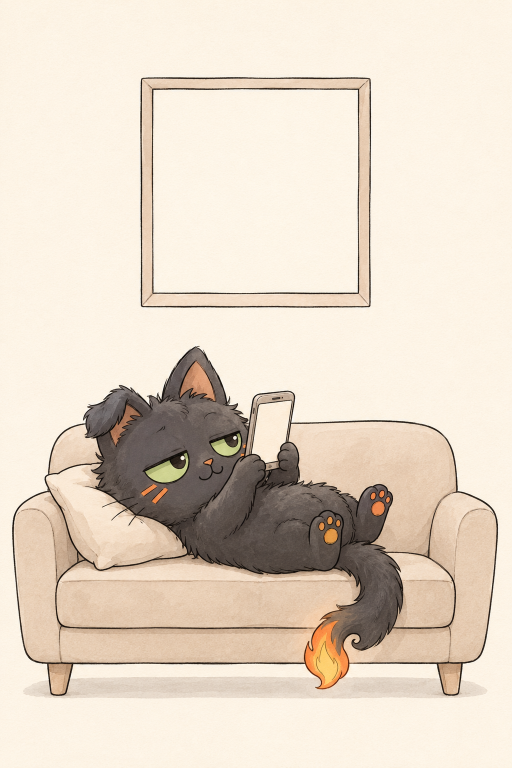
#> input picture videos/22_minutka/reel/gen/p1_hook.png, 1024 x 1536 px, given in place of p1_hook_x2.png, which was not available (shown at 1/2 size)
$ python kit_night.py
#> lines starting #> are read from the running program, lines starting #| are printed output that depends on the picture; after the words box and inside, x2 and y2 are one past the last pixel; in counts of white or black regions, pixels touching at a corner belong together
### scripts/anim.py
"""Движение внутри рисунка рилса (25.10, слово владельца: «сильное движение, а не только эффект камеры… профессионально,
не на коленке»). Сцена рилса — модуль videos/NN/reel/anim/<имя>.py со своими слоями и ключами; этот модуль — общее:

- кривые и пружины: cubic-bezier как в After Effects (`bezier`), падение под тяжестью (`gravity`), затухающая пружина
  (`spring`) для отскока и успокоения — числа движения берутся из физики, а не подбором;
- ключи (`Track`): значение по ключевым кадрам, у каждого отрезка своя кривая;
- рисунок на двойках (`on_twos`): рисованное меняется 12 раз в секунду, камера рилса идёт 30 — главный признак
  рисованной анимации (так уже живёт кукла, DOLL_FPS);
- слой (`Layer`): RGBA-вырезка с точкой опоры; ставится поворотом, сдвигом и сжатием вдоль своей оси — фон под ним не
  растягивается (пробник v3 тянул кусок картинки вокруг предмета: «резина»);
- смаз (`smear`): только у движущегося слоя, вдоль скорости, с чётким передним краем — как смаз-кадр аниматора,
  а не среднее нескольких кадров всей картинки (v3: мутное двойное пятно);
- штрихи удара тушью (`impact_strokes`): сужаются к концам, как линия пера, у каждого рисунка чуть свои.

Сцена отдаёт `frame(t, ctx) -> (картинка исходника ×2, камера)`; камера — поправка к окну плана reel.py
(сдвиг, наезд, поворот), её считает сцена: удар, задержка на ударе, тряска — это реакция на событие рисунка.
"""
import math
import importlib.util
import os

import cv2
import numpy as np

DRAW_FPS = 12


def on_twos(t, fps=DRAW_FPS):
    return math.floor(t * fps + 1e-6) / fps


def clamp01(u):
    return 0.0 if u < 0 else 1.0 if u > 1 else u


def bezier(p1x, p1y, p2x, p2y):
    """cubic-bezier(p1x, p1y, p2x, p2y) — та же кривая, что в CSS и After Effects. Возвращает u -> значение."""
    # [9 lines left out: function f, not called in this run]
    return f


LINEAR = lambda u: clamp01(u)                       # noqa: E731
EASE_OUT = bezier(0.22, 1.0, 0.36, 1.0)              # быстрый вход, долгое торможение (ease-out-quint)
EASE_IN = bezier(0.55, 0.0, 1.0, 0.45)               # разгон
EASE_IO = bezier(0.65, 0.0, 0.35, 1.0)
SNAP = bezier(0.16, 1.0, 0.3, 1.0)                    # резкий наезд камеры: 80% пути за первую треть


# [14 lines left out: functions gravity, spring, not called in this run]


class Track:
    """Значение по ключам: [(t, значение, кривая отрезка до следующего ключа)]. Значение — число или кортеж."""

    def __init__(self, keys):
        self.keys = sorted(keys, key=lambda k: k[0])

    # [11 lines left out: function __call__, not called in this run]


class Layer:
    """Вырезка RGBA (float32, альфа 0..1) с точкой опоры в своих координатах."""

    # [17 lines left out: functions __init__, cut, not called in this run]

    def home(self):
        """Точка опоры слоя на рисунке в покое."""
        return self.origin + self.pivot

    # [93 lines left out: functions matrix, draw, _smear, stroke, _vhash, vnoise, not called in this run]


# ПРАВИЛО 28 (владелец 03.11): влёт камеры на 0 с — мощный, красивый, динамичный, ПО УМОЛЧАНИЮ у каждой сцены хука.
# Эталон — рилс 17 «Пашешь, а итог ноль?» (владелец: «пусть это видео будет эталоном… минимум такое приближение… не
# байт в байт, а чтобы одинаковым не было по шаблону… то, что было в старых рилсах, такого никогда не должно быть»).
# Поэтому: (1) прежний мягкий влёт рилсов 08–16 (18 % за 0,25 с, −1,1°, без размытия) из кода удалён — любой вызов
# hook_cam даёт влёт не слабее эталона; (2) у каждого рилса свои параметры: число u ∈ [0, 1] берётся из времени удара
# сцены (своё у каждой озвучки), и каждый параметр идёт от значения эталона (u = 0) только в сторону сильнее, плюс свой
# боковой занос и сторона поворота. Минимум = рилс 17: влёт с 40 % дальше за 0,22 с, перелёт 5 %, поворот 3°,
# размытие движения, второй удар камерой +8 % на ударном слоге.
HOOK28_MIN = dict(zoom=0.40, snap=0.22, over=0.05, roll=3.0, kick=0.08, kick_roll=1.4, freq=1.8, blur=0.5)
HOOK28_MAX = dict(zoom=0.50, snap=0.18, over=0.07, roll=4.2, kick=0.11, kick_roll=2.0, freq=2.2, blur=0.6)
HOOK28_ROLL_SEC, HOOK28_BLUR_MAX, HOOK28_DRIFT = 0.3, 0.07, (60, 40)


# [50 lines left out: functions hook28_params, _hook28_zoom, zoom_blur, hook_cam, not called in this run]


# Рисунок хука двигается сам с первого кадра (владелец 26.10, рилс 08: лента листается уже на первом кадре; в 06 швабра
# начинала дрожать только с 0,15 с). Мера — доля пикселей рисунка, изменившихся между 0 и 0,1 с без камеры.
FIRST_MOTION_DT, FIRST_MOTION_LEVEL = 0.1, 12


# [6 lines left out: function first_frame_motion, not called in this run]


# Стандарт 25 (владелец 03.11: «движение с первого кадра очень интенсивное, ещё динамичнее, чем было»): мера не одного
# шага 0 → 0,1 с, а всей первой секунды кадр за кадром — рисунок не должен ни разу «встать» и в среднем меняться сильно.
OPENING_SEC, OPENING_FPS = 1.0, 30


# [42 lines left out: functions opening_motion, impact_strokes, squash_region, not called in this run]


_FOLLOW = {}
CONTACT_ZONE = 0.4


# [237 lines left out: functions _follow_geo, _centroid, squash_follow, grid, ink_objects, cut_polygon and 6 more, not called in this run]


DARK_BG = 110        # средняя яркость фона вокруг дыры ниже — тёмная стена: LaMa там не проверена (25.10 давала пятна)


def inpaint_bg(img, hole, cache_dir=None, grow=True):
    """ОСНОВНАЯ заливка фона под вырезанным предметом для новых сцен (владелец 02.11: «вообще идеально стало»):
    ореол предмета (свечение, дым) уходит вместе с ним, LaMa продолжает линии сцены (плинтус, пол, край двери),
    тон и зерно — с бумаги этого же рисунка, тень на полу остаётся (scripts/inpaint.py). Считается один раз и
    кладётся в cache_dir. На тёмной стене — прежняя fill_hole (LaMa там не проверена). Возвращает float32 RGB."""
    import inpaint
    img = np.asarray(img, np.float32); hole = np.asarray(hole).astype(bool)
    ring = cv2.dilate(hole.astype(np.uint8), np.ones((31, 31), np.uint8)).astype(bool) & ~hole
    if ring.any() and float(np.median(img[ring].mean(1))) < DARK_BG:
        return fill_hole(img, hole, grain_from="noise")
    if cache_dir:
        return inpaint.cached(img, hole, cache_dir, grow=grow)
    return inpaint.inpaint(img, hole, grow=grow)


# --------------------------------------------------------------------------- нарезка частей тела без артефактов
# Рилс 13 (владелец 02.11, скрин хука 0:00.86): в слой хвоста попали три штриха усов — в рисунке усы щеки проходят через
# просвет завитка, и многоугольник хвоста забрал их; хвост машет — усы висят в воздухе рядом с ним. Тот же класс
# брака у любой части (лапа и шерсть соседа, ухо и прядь чёлки): тонкий штрих принадлежит той части, от которой растёт.
PART_CORE_OPEN = 7        # px: всё тоньше — штрих (ус, волосок, линия), а не тело части
PART_REACH = 10           # px: штрих ближе к телу части — её шерсть; дальше — чужой, уходит в родительский слой
SPUR_BASE = 4             # px: полоса у тела части, где ус и шерсть неразделимы — остаётся части
SPUR_LEN, SPUR_WIDTH = 30, 4.0   # длинный тонкий штрих, торчащий из части (ус через шерсть хвоста), — не её


def split_part(part, rest, core_open=PART_CORE_OPEN, reach=PART_REACH):
    """Отделить движущуюся часть (хвост, лапа, ухо) от остального тела. part, rest — маски 0/1 одного размера.
    Тело части — толстая область (раскрытие core_open) и всё, что связано с ней в пределах reach; оторванные от
    тела тонкие штрихи (усы через просвет, линии соседа) отдаются родительскому слою rest. Возвращает (part, rest)."""
    part = (np.asarray(part) > 0).astype(np.uint8)
    rest = (np.asarray(rest) > 0).astype(np.uint8)
    core = cv2.morphologyEx(part, cv2.MORPH_OPEN, cv2.getStructuringElement(cv2.MORPH_ELLIPSE, (core_open, core_open)))
    n, lab, st, _ = cv2.connectedComponentsWithStats(core)
    if n <= 1:
        return part, rest
    big = 1 + int(np.argmax(st[1:, cv2.CC_STAT_AREA]))
    core = (lab == big).astype(np.uint8)
    near = cv2.dilate(core, cv2.getStructuringElement(cv2.MORPH_ELLIPSE, (2 * reach + 1, 2 * reach + 1)))
    # кусок части остаётся, если хоть одним пикселем касается тела: шерсть по краю цела, ус в просвете уходит
    n, lab = cv2.connectedComponents(part)
    touch = np.unique(lab[(near > 0) & (part > 0)])
    own = np.isin(lab, touch[touch > 0]).astype(np.uint8) & part
    # ус, который касается шерсти части, но торчит из неё длинной тонкой линией: всё, что вне узкой полосы у тела,
    # делится на куски; кусок длинный и тонкий (средняя толщина ≤ SPUR_WIDTH, длина ≥ SPUR_LEN) — чужой штрих.
    # Шерсть части — треугольные пряди: короче или толще, остаются
    out = own & (1 - cv2.dilate(core, cv2.getStructuringElement(cv2.MORPH_ELLIPSE, (2 * SPUR_BASE + 1,) * 2)))
    n2, lab2, st2, _ = cv2.connectedComponentsWithStats(out)
    for i in range(1, n2):
        w, h, area = st2[i, cv2.CC_STAT_WIDTH], st2[i, cv2.CC_STAT_HEIGHT], st2[i, cv2.CC_STAT_AREA]
        length = math.hypot(w, h)
        if length >= SPUR_LEN and area / length <= SPUR_WIDTH:
            own[lab2 == i] = 0
    stray = part & (1 - own)
    return own, rest | stray


CLAIM_MIN_LEN = 35          # px: прямой тонкий штрих туши не короче — ус, а не прядь шерсти (пряди — треугольные и короче)
CLAIM_INK, CLAIM_WIDTH = 70, 5  # тушь темнее шерсти (шерсть 60–120); ус не толще 5 px


def claim_strokes(img, part, rest, min_len=CLAIM_MIN_LEN, ink=CLAIM_INK, width=CLAIM_WIDTH, core_open=PART_CORE_OPEN):
    """Ус соседа, нарисованный ПОВЕРХ части (рилс 13, 02.11: ус щеки идёт по кончику хвоста и торчит за его край):
    split_part его не отдаёт — он касается шерсти. Прямой тонкий штрих туши (Хаф), который выходит за тело части,
    целиком уходит в слой rest (он выше), а в части под ним остаётся дыра для дорисовки шерсти.
    Возвращает (part, rest, fill): fill — пиксели части, которые надо дорисовать её же цветом (inpaint)."""
    part = (np.asarray(part) > 0).astype(np.uint8)
    rest = (np.asarray(rest) > 0).astype(np.uint8)
    g = np.asarray(img, np.float32)[..., :3].mean(2)
    inkm = ((g < ink) & ((part | rest) > 0)).astype(np.uint8)
    thin = inkm & (1 - cv2.morphologyEx(inkm, cv2.MORPH_OPEN, cv2.getStructuringElement(cv2.MORPH_ELLIPSE, (width + 1,) * 2)))
    core = cv2.morphologyEx(part, cv2.MORPH_OPEN, cv2.getStructuringElement(cv2.MORPH_ELLIPSE, (core_open, core_open)))
    zone = cv2.dilate(part, np.ones((2 * min_len + 1,) * 2, np.uint8)) & thin     # ус продолжается за частью — брать целиком
    segs = cv2.HoughLinesP((zone * 255).astype(np.uint8), 1, np.pi / 360, threshold=min_len // 2,
                           minLineLength=min_len, maxLineGap=4)
    stroke = np.zeros_like(part)
    for x0, y0, x1, y1 in ([] if segs is None else np.asarray(segs).reshape(-1, 4)):
        n = int(math.hypot(x1 - x0, y1 - y0)) + 1
        xs = np.clip(np.round(np.linspace(x0, x1, n)).astype(int), 0, part.shape[1] - 1)
        ys = np.clip(np.round(np.linspace(y0, y1, n)).astype(int), 0, part.shape[0] - 1)
        on_ink = thin[ys, xs].mean()
        out = (part[ys, xs] == 0).sum()
        inside = (core[ys, xs] > 0).sum()
        if on_ink >= 0.8 and out >= 10 and inside >= 6:          # штрих лежит на шерсти и выходит за неё — ус поверх
            line = np.zeros_like(part); cv2.line(line, (int(x0), int(y0)), (int(x1), int(y1)), 1, width)
            stroke |= line & cv2.dilate(thin, np.ones((3, 3), np.uint8))
    stroke &= cv2.dilate(inkm, np.ones((3, 3), np.uint8))
    moved = stroke & part
    fill = moved & core                                          # на шерсти — дорисовать; за краем — просто убрать
    part = part & (1 - (moved & (1 - core)))
    return part, (rest | moved).astype(np.uint8), fill


# [18 lines left out: function drop_scene_lines, not called in this run]


def keep_attached(mask, reach=PART_REACH):
    """Только главный кусок маски и то, что касается его в пределах reach: обрывки рамки двери, линии пола, чужие
    штрихи рядом с персонажем, попавшие в его многоугольник, иначе ездят вместе с ним по сцене (тело рилса 13)."""
    m = (np.asarray(mask) > 0).astype(np.uint8)
    n, lab, st, _ = cv2.connectedComponentsWithStats(m)
    if n <= 2:
        return m
    big = (lab == 1 + int(np.argmax(st[1:, cv2.CC_STAT_AREA]))).astype(np.uint8)
    near = cv2.dilate(big, cv2.getStructuringElement(cv2.MORPH_ELLIPSE, (2 * reach + 1, 2 * reach + 1)))
    return np.isin(lab, np.unique(lab[(near > 0) & (m > 0)])).astype(np.uint8) & m


PART_UNDERLAP = 14          # px: часть заходит под соседний слой — шов разреза не просвечивает


def underlap(part, cover, full, width=PART_UNDERLAP, around=None):
    """Продлить часть (хвост, лапу, ухо) под слой, который лежит поверх неё (тело), на width px вдоль их общего края.
    Разрез встык даёт обоим слоям полупрозрачный край по одной линии, и сквозь него светится бумага — белая полоска
    между хвостом и телом (владелец 02.11, хук рилса 13). full — маска персонажа целиком: продление берёт только его
    пиксели. Возвращает новую маску части; слой cover не меняется (он сверху и закрывает продление).
    around=(x, y, r) — продлевать только у шва (основание хвоста): вдоль всего края часть забирала соседа там, где
    касается его без разреза (рилс 13, 02.11: кончик хвоста унёс 14 px уса щеки, и ус махал вместе с хвостом).
    Тонкие штрихи соседа (усы) не забираются никогда — только его тело."""
    part = (np.asarray(part) > 0).astype(np.uint8)
    cover = (np.asarray(cover) > 0).astype(np.uint8)
    grow = cv2.dilate(part, cv2.getStructuringElement(cv2.MORPH_ELLIPSE, (2 * width + 1, 2 * width + 1)))
    body = cv2.morphologyEx(cover, cv2.MORPH_OPEN, cv2.getStructuringElement(cv2.MORPH_ELLIPSE, (PART_CORE_OPEN,) * 2))
    add = grow & body & (np.asarray(full) > 0)
    if around is not None:
        disc = np.zeros_like(part); cv2.circle(disc, (int(around[0]), int(around[1])), int(around[2]), 1, -1)
        add &= disc
    return (part | add).astype(np.uint8)


# [116 lines left out: functions detached_share, trim_paper_edge, defringe, paper_like, sheet, eye_bags and 1 more, not called in this run]


_SCENES = {}


# [16 lines left out: functions scene, scene_files, not called in this run]


# ── Нарезка по точкам: SAM 2.1 + матирование края + усы (владелец 04.11: «чтобы всё цепляло: телефон в лапах,
# огонёк, усы… главное — лучшее качество») ────────────────────────────────────────────────────────────────────────
# Стенд experiments/cutout (три рисунка, лист compare_3methods.jpg): нынешняя нарезка по туши цепляет линии мебели и
# куски бумаги; BiRefNet вырезает прижатую подушку и фон за телефоном, ест усы (33–147 с, 9 ГБ); SAM 2.1 по точкам
# «кот / не кот» понимает границу предметов, матирование closed-form даёт мягкий край без каймы (3–6 с, 2 ГБ). Чего не
# хватало SAM — усы поверх светлых предметов: их возвращает whisker_alpha.
SAM_REPO, SAM_ZIP = "vietanhdev/segment-anything-2.1-onnx-models", "sam2.1_hiera_small_20260221.zip"   # Apache-2.0
MODEL_DIR = os.environ.get("STICKMAN_MODELS", os.path.expanduser("~/.cache/stickman_models"))
_SAM = {}


# [84 lines left out: functions _sam_sessions, _fill_small_holes, sam_mask, matte_alpha, not called in this run]


WHISKER_REACH = 150    # px ×2: дальше от контура усы не торчат; линия мебели уходит дальше — это не ус
WHISKER_INK = 105      # яркость туши уса (0..255): светлее — это тень или фактура бумаги
WHISKER_SPREAD = 5.0   # px: поперечный разброс штриха; у уса 1–3, у контура капли или дуги подлокотника — больше


# [39 lines left out: functions whisker_alpha, cut_sam, not called in this run]


# ── Фон под слоями — чистая подложка (04.11, стенд experiments/fill): LaMa оставляла призраки (серое пятно шерсти,
# силуэт головы), MI-GAN дорисовывала мусорные линии; модель картинок, перерисовавшая ТОТ ЖЕ рисунок без героя,
# достроила подушку и спинку дивана целиком. В кадр идёт только внутри дыры, после совмещения (ECC) и плавной
# поправки тона по краю. Один платный рисунок на сцену (cx/gpt-image-2.5 medium, 197 550), кэш по содержимому.
PLATE_MODEL, PLATE_SIZE, PLATE_Q = "cx/gpt-image-2.5", "1024x1536", "medium"
PLATE_TONE_MAX = 18          # разница рисунка и подложки, выше которой это уже не тон, а тень, линия или предмет
PLATE_PROMPT = ("Image 1 is a finished drawing. Redraw exactly the same drawing, the same room, furniture, objects, "
                "framing, scale, line work, colours and paper, but WITHOUT {what}: the place where it was shows what is "
                "behind it, the sofa, pillow, floor, wall or furniture continue naturally with their own lines and "
                "colours, as if it had never been there. Nothing else changes: every other object stays in exactly the "
                "same place and size. No letters or numbers anywhere.")


# [55 lines left out: functions _fuse_plate, plate_bg, not called in this run]

### videos/22_minutka/reel/anim/kit_night.py
"""Слои хука рилса 22 «Ляжешь на минутку, а уже ночь?» для HyperFrames — по базе рилса 13.

Рисунок gen/p1_hook.png ×2 (.cache/anim/p1_hook_x2.png, upscale ×2); координаты ×2, сняты сеткой anim.grid 04.11.
Слои: кот с телефоном на диване (тело), хвост, свисающий с дивана (сеткой с физикой, tail_rig). Окно с пустым стеклом
и диван — фон: небо в окне (таймлапс день → закат → ночь, солнце, луна, звёзды, облака) рисует композиция внутри рамы
PANE. Фон под котом — anim.inpaint_bg."""
import json
import os
import sys

import cv2
import numpy as np
from PIL import Image

HERE = os.path.dirname(os.path.abspath(__file__)); REEL = os.path.dirname(HERE)
sys.path.insert(0, os.path.join(REEL, "..", "..", "..", "scripts"))
import anim  # noqa: E402
import tail_rig  # noqa: E402

OUT = os.path.join(HERE, "kit")
CACHE = os.path.join(REEL, ".cache", "anim")
ORIGIN = (0, 0)
SIZE = (2048, 3072)
PANE = (618, 364, 1424, 1162)      # внутренний край рамы окна — небо рисует композиция
CAT_POLY = [(330, 1640), (400, 1560), (560, 1530), (740, 1390), (830, 1400), (900, 1560), (1000, 1570), (1010, 1570),
            (1030, 1560), (1180, 1550), (1210, 1760), (1440, 1900), (1590, 1920), (1610, 2070), (1530, 2190),
            (1420, 2220), (1200, 2300), (780, 2300), (560, 2250), (420, 2150), (380, 1980), (340, 1820)]
TAIL_POLY = [(1380, 2190), (1640, 2200), (1640, 2620), (1480, 2640), (1420, 2780), (1180, 2780), (1180, 2540),
             (1360, 2470)]
FUR_BOX = (200, 1690, 560, 1915)   # спинка дивана слева от уха кота, ×2
PHONE_POLY = [(1010, 1590), (1036, 1566), (1170, 1556), (1192, 1590), (1186, 1830), (1100, 1880), (1010, 1860)]
TAIL_PIVOT = (1440, 2220)         # основание хвоста у края дивана
FEET = (900, 2280)                # ось вздрагивания кота (спина на сиденье)
HEAD = (650, 1800)


def region(shape, poly):
    r = np.zeros(shape[:2], np.uint8); cv2.fillPoly(r, [np.int32(poly)], 1); return r


def fill_holes(m):
    m = (m > 0).astype(np.uint8)
    ff = m.copy(); pad = np.zeros((m.shape[0] + 2, m.shape[1] + 2), np.uint8)
    cv2.floodFill(ff, pad, (0, 0), 1)
    return (m | (1 - ff)).astype(np.uint8)


def main():
    os.makedirs(OUT, exist_ok=True)
    A = np.asarray(Image.open(os.path.join(CACHE, "p1_hook_x2.png")).convert("RGB")).astype(np.float32)
    g = A.mean(2); sat = A.max(2) - A.min(2)
#> after `g = A.mean(2)`:
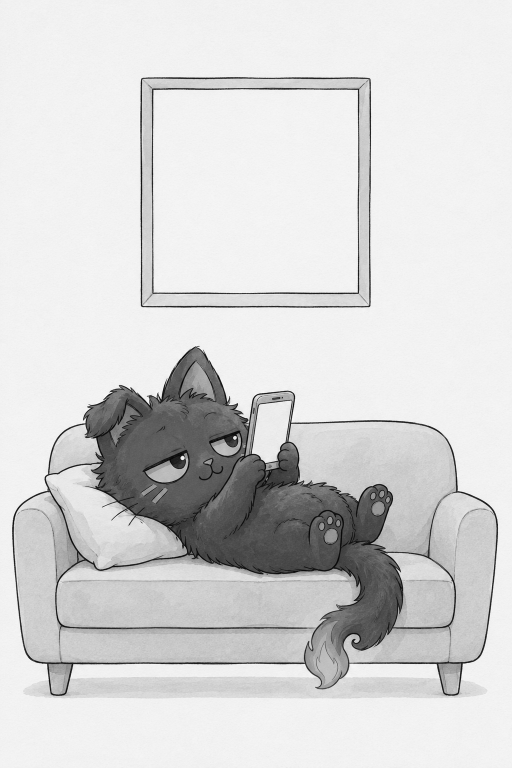
#> g: shape (1536, 1024) float32 (shown at 1/2 size); min 0, max 255, mean 214.1
#> after `sat = A.max(2) - A.min(2)`:
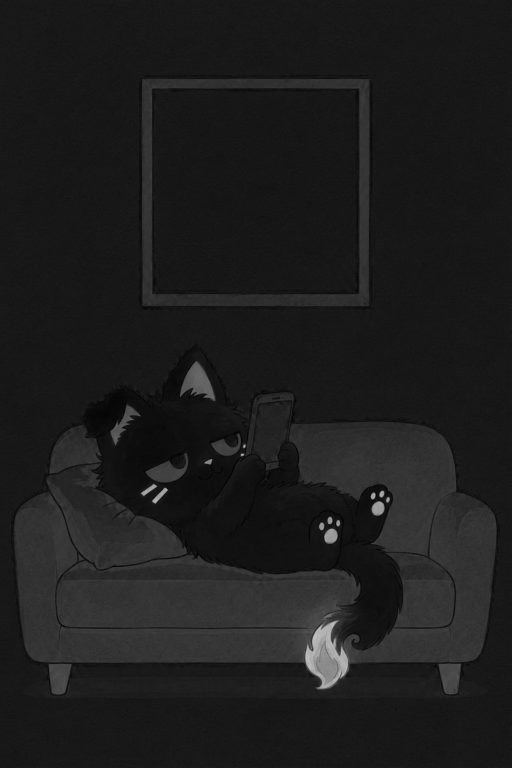
#> sat: shape (1536, 1024) float32 (shown at 1/2 size); min 0, max 196, mean 29.2
    ink = ((g < 125) | (sat > 70)).astype(np.uint8)                       # шерсть и тушь, глаза, щёки, подушечки, огонёк
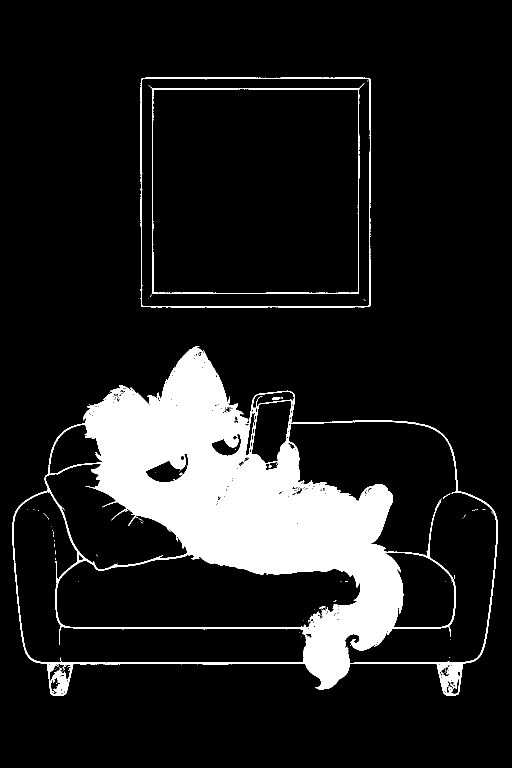
#> ink: shape (1536, 1024) (shown at 1/2 size); values 0 (black) and 1 (white), 12.1% white; 121 white regions (113 under 20 px), largest, box (x1, y1, x2, y2) and area: (24, 692, 996, 1392) 181885, (281, 154, 742, 615) 4614, (297, 167, 729, 588) 3757
    ink = cv2.morphologyEx(ink, cv2.MORPH_CLOSE, np.ones((7, 7), np.uint8))
#> ink: shape (1536, 1024); values 0 (black) and 1 (white), 12.7% white; 34 white regions (31 under 20 px), largest, box (x1, y1, x2, y2) and area: (24, 692, 996, 1392) 190492, (281, 154, 742, 615) 4803, (297, 167, 729, 588) 3924
    cat_reg, tail_reg = region(A.shape, CAT_POLY), region(A.shape, TAIL_POLY)
#> (the rest of the program and of its run is left out)
